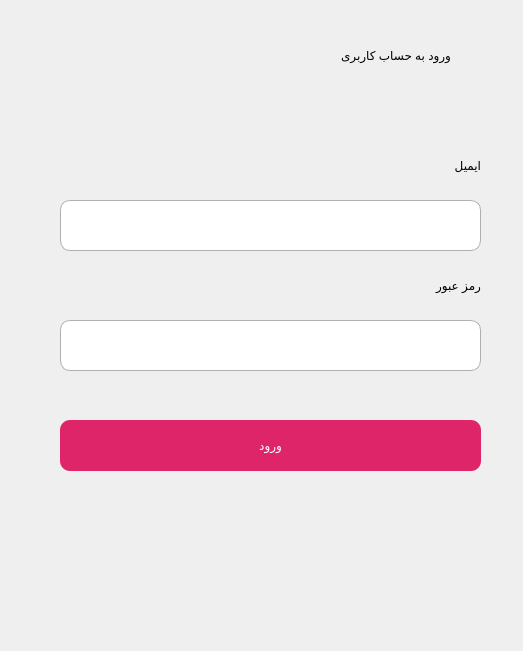
<?xml version="1.0" encoding="UTF-8"?>
<ui version="4.0">
 <class>Dialog</class>
 <widget class="QDialog" name="Dialog">
  <property name="geometry">
   <rect>
    <x>0</x>
    <y>0</y>
    <width>523</width>
    <height>651</height>
   </rect>
  </property>
  <property name="windowTitle">
   <string>Dialog</string>
  </property>
  <widget class="QLineEdit" name="email_input">
   <property name="geometry">
    <rect>
     <x>60</x>
     <y>200</y>
     <width>421</width>
     <height>51</height>
    </rect>
   </property>
   <property name="styleSheet">
    <string notr="true">#email_input{
border : 1px solid #b1afaf;
border-radius : 10%;
font: 18pt &quot;Century Gothic&quot;;
}
#email_input:focus{
border : 1px solid #df2569;
}</string>
   </property>
  </widget>
  <widget class="QLineEdit" name="pass_input">
   <property name="geometry">
    <rect>
     <x>60</x>
     <y>320</y>
     <width>421</width>
     <height>51</height>
    </rect>
   </property>
   <property name="cursor">
    <cursorShape>IBeamCursor</cursorShape>
   </property>
   <property name="styleSheet">
    <string notr="true">#pass_input{
border : 1px solid #b1afaf;
border-radius : 10%;
font: 18pt &quot;Century Gothic&quot;;
}
#pass_input:focus{
border: 1px solid #df2569;
}</string>
   </property>
   <property name="echoMode">
    <enum>QLineEdit::Password</enum>
   </property>
  </widget>
  <widget class="QLabel" name="label_2">
   <property name="geometry">
    <rect>
     <x>390</x>
     <y>140</y>
     <width>91</width>
     <height>51</height>
    </rect>
   </property>
   <property name="styleSheet">
    <string notr="true">font: 15pt &quot;IRANSans&quot;;</string>
   </property>
   <property name="text">
    <string>ایمیل</string>
   </property>
  </widget>
  <widget class="QPushButton" name="operator_btn">
   <property name="geometry">
    <rect>
     <x>100</x>
     <y>1020</y>
     <width>161</width>
     <height>51</height>
    </rect>
   </property>
   <property name="cursor">
    <cursorShape>PointingHandCursor</cursorShape>
   </property>
   <property name="styleSheet">
    <string notr="true">#operator_btn{
	backgorund-color : transparent;
	border : none;
}</string>
   </property>
   <property name="text">
    <string/>
   </property>
  </widget>
  <widget class="QLabel" name="label">
   <property name="geometry">
    <rect>
     <x>100</x>
     <y>20</y>
     <width>351</width>
     <height>71</height>
    </rect>
   </property>
   <property name="styleSheet">
    <string notr="true">font: 28pt &quot;B narm&quot;;</string>
   </property>
   <property name="text">
    <string>ورود به حساب کاربری</string>
   </property>
  </widget>
  <widget class="QLabel" name="operator_lbl">
   <property name="geometry">
    <rect>
     <x>100</x>
     <y>1020</y>
     <width>161</width>
     <height>51</height>
    </rect>
   </property>
   <property name="text">
    <string/>
   </property>
   <property name="pixmap">
    <pixmap>../Tools/imgs/operatorLogin.jpg</pixmap>
   </property>
  </widget>
  <widget class="QLabel" name="label_3">
   <property name="geometry">
    <rect>
     <x>350</x>
     <y>260</y>
     <width>131</width>
     <height>51</height>
    </rect>
   </property>
   <property name="styleSheet">
    <string notr="true">font: 15pt &quot;IRANSans&quot;;</string>
   </property>
   <property name="text">
    <string>رمز عبور</string>
   </property>
  </widget>
  <widget class="QPushButton" name="login_btn">
   <property name="geometry">
    <rect>
     <x>60</x>
     <y>420</y>
     <width>421</width>
     <height>51</height>
    </rect>
   </property>
   <property name="cursor">
    <cursorShape>PointingHandCursor</cursorShape>
   </property>
   <property name="styleSheet">
    <string notr="true">#login_btn{
border-radius : 10%;
background-color: #df2569;
color : #fff;
font: 17pt &quot;IRANSans&quot;;
}</string>
   </property>
   <property name="text">
    <string>ورود</string>
   </property>
  </widget>
 </widget>
 <resources/>
 <connections/>
</ui>
